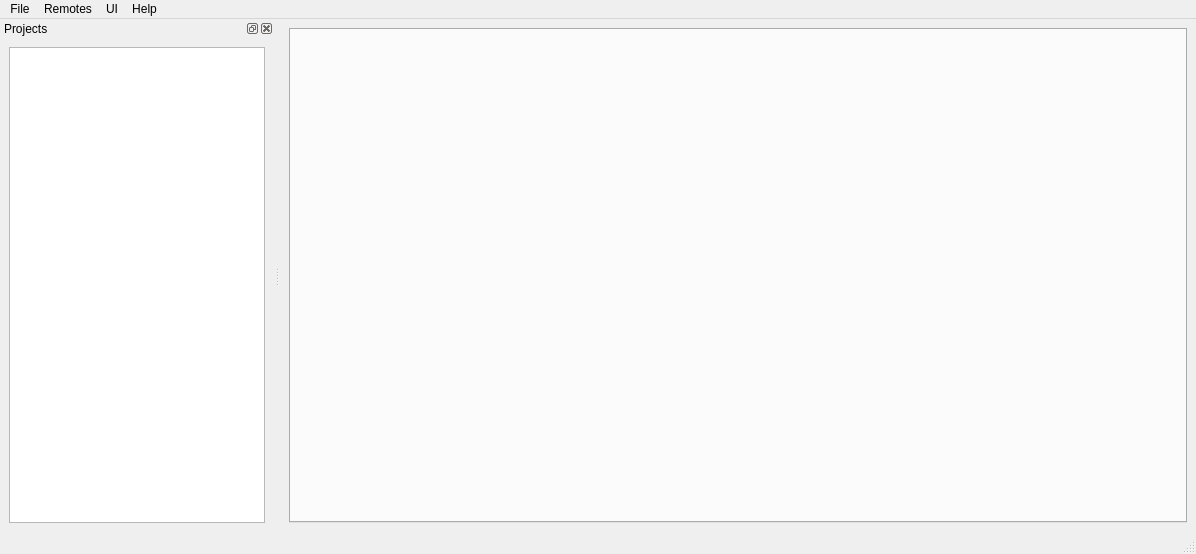
<?xml version="1.0" encoding="UTF-8"?>
<ui version="4.0">
 <class>DigitalTwin::Client::DigitalTwinMainWindow</class>
 <widget class="QMainWindow" name="DigitalTwin::Client::DigitalTwinMainWindow">
  <property name="geometry">
   <rect>
    <x>0</x>
    <y>0</y>
    <width>1196</width>
    <height>554</height>
   </rect>
  </property>
  <property name="windowTitle">
   <string>Digital Twin</string>
  </property>
  <property name="locale">
   <locale language="English" country="UnitedStates"/>
  </property>
  <property name="unifiedTitleAndToolBarOnMac">
   <bool>true</bool>
  </property>
  <widget class="QWidget" name="centralwidget">
   <layout class="QVBoxLayout" name="verticalLayout">
    <item>
     <widget class="QTabWidget" name="tabWidget">
      <property name="currentIndex">
       <number>0</number>
      </property>
     </widget>
    </item>
   </layout>
  </widget>
  <widget class="QMenuBar" name="menubar">
   <property name="geometry">
    <rect>
     <x>0</x>
     <y>0</y>
     <width>1196</width>
     <height>24</height>
    </rect>
   </property>
   <widget class="QMenu" name="menuFile">
    <property name="title">
     <string>File</string>
    </property>
    <addaction name="actionSave_Results"/>
   </widget>
   <widget class="QMenu" name="menuRemotes">
    <property name="title">
     <string>Remotes</string>
    </property>
    <addaction name="actionConnect_to_Remotes"/>
    <addaction name="separator"/>
    <addaction name="actionConnect"/>
    <addaction name="actionDisconnect"/>
   </widget>
   <widget class="QMenu" name="menuHelp">
    <property name="title">
     <string>Help</string>
    </property>
    <addaction name="actionAbout"/>
   </widget>
   <widget class="QMenu" name="menuUI">
    <property name="title">
     <string>UI</string>
    </property>
    <addaction name="actionShow_Projects_Dockwidget"/>
    <addaction name="actionShow_Variables_Dockwidget"/>
   </widget>
   <addaction name="menuFile"/>
   <addaction name="menuRemotes"/>
   <addaction name="menuUI"/>
   <addaction name="menuHelp"/>
  </widget>
  <widget class="QStatusBar" name="statusbar"/>
  <widget class="QDockWidget" name="ProjectsDockWidget">
   <property name="floating">
    <bool>false</bool>
   </property>
   <property name="features">
    <set>QDockWidget::DockWidgetClosable|QDockWidget::DockWidgetFloatable|QDockWidget::DockWidgetMovable</set>
   </property>
   <property name="windowTitle">
    <string>Projects</string>
   </property>
   <attribute name="dockWidgetArea">
    <number>1</number>
   </attribute>
   <widget class="QWidget" name="dockWidgetContents_2">
    <layout class="QHBoxLayout" name="horizontalLayout_2">
     <item>
      <widget class="QTreeView" name="ProjectTreeView"/>
     </item>
    </layout>
   </widget>
  </widget>
  <action name="actionSave_Results">
   <property name="text">
    <string>Save Results</string>
   </property>
  </action>
  <action name="actionConnect_to_Remotes">
   <property name="icon">
    <iconset theme="preferences-desktop"/>
   </property>
   <property name="text">
    <string>Remotes Settings</string>
   </property>
   <property name="iconVisibleInMenu">
    <bool>true</bool>
   </property>
  </action>
  <action name="actionAbout">
   <property name="text">
    <string>About</string>
   </property>
  </action>
  <action name="actionShow_Projects_Dockwidget">
   <property name="checkable">
    <bool>true</bool>
   </property>
   <property name="checked">
    <bool>true</bool>
   </property>
   <property name="text">
    <string>Show Projects Dockwidget</string>
   </property>
  </action>
  <action name="actionShow_Variables_Dockwidget">
   <property name="checkable">
    <bool>true</bool>
   </property>
   <property name="checked">
    <bool>true</bool>
   </property>
   <property name="text">
    <string>Show Variables Dockwidget</string>
   </property>
  </action>
  <action name="actionConnect">
   <property name="text">
    <string>Connect</string>
   </property>
  </action>
  <action name="actionDisconnect">
   <property name="text">
    <string>Disconnect</string>
   </property>
  </action>
 </widget>
 <resources/>
 <connections/>
</ui>
